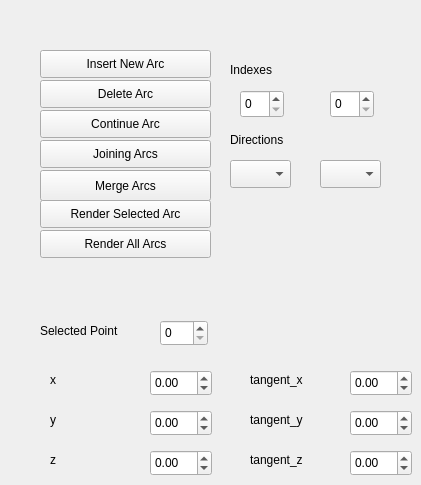
    <widget class="QWidget" name="tab_0">
     <attribute name="title">
      <string>Hermite Arc</string>
     </attribute>
     <widget class="QPushButton" name="insertArc_bt">
      <property name="geometry">
       <rect>
        <x>40</x>
        <y>50</y>
        <width>171</width>
        <height>28</height>
       </rect>
      </property>
      <property name="text">
       <string>Insert New Arc</string>
      </property>
     </widget>
     <widget class="QPushButton" name="deleteArc_bt">
      <property name="geometry">
       <rect>
        <x>40</x>
        <y>80</y>
        <width>171</width>
        <height>28</height>
       </rect>
      </property>
      <property name="text">
       <string>Delete Arc</string>
      </property>
     </widget>
     <widget class="QPushButton" name="continueArc_bt">
      <property name="geometry">
       <rect>
        <x>40</x>
        <y>110</y>
        <width>171</width>
        <height>28</height>
       </rect>
      </property>
      <property name="text">
       <string>Continue Arc</string>
      </property>
     </widget>
     <widget class="QPushButton" name="joinArc_bt">
      <property name="geometry">
       <rect>
        <x>40</x>
        <y>140</y>
        <width>171</width>
        <height>28</height>
       </rect>
      </property>
      <property name="text">
       <string>Joining Arcs</string>
      </property>
     </widget>
     <widget class="QPushButton" name="mergeArcs_bt">
      <property name="geometry">
       <rect>
        <x>40</x>
        <y>170</y>
        <width>171</width>
        <height>31</height>
       </rect>
      </property>
      <property name="text">
       <string>Merge Arcs</string>
      </property>
     </widget>
     <widget class="QSpinBox" name="index1_sb">
      <property name="geometry">
       <rect>
        <x>240</x>
        <y>90</y>
        <width>44</width>
        <height>28</height>
       </rect>
      </property>
     </widget>
     <widget class="QSpinBox" name="index2_sb">
      <property name="geometry">
       <rect>
        <x>330</x>
        <y>90</y>
        <width>44</width>
        <height>28</height>
       </rect>
      </property>
     </widget>
     <widget class="QLabel" name="label_36">
      <property name="geometry">
       <rect>
        <x>230</x>
        <y>60</y>
        <width>59</width>
        <height>20</height>
       </rect>
      </property>
      <property name="text">
       <string>Indexes</string>
      </property>
     </widget>
     <widget class="QLabel" name="label_37">
      <property name="geometry">
       <rect>
        <x>230</x>
        <y>130</y>
        <width>71</width>
        <height>20</height>
       </rect>
      </property>
      <property name="text">
       <string>Directions</string>
      </property>
     </widget>
     <widget class="QComboBox" name="direction1_cb">
      <property name="geometry">
       <rect>
        <x>230</x>
        <y>160</y>
        <width>61</width>
        <height>28</height>
       </rect>
      </property>
     </widget>
     <widget class="QComboBox" name="direction2_cb">
      <property name="geometry">
       <rect>
        <x>320</x>
        <y>160</y>
        <width>61</width>
        <height>28</height>
       </rect>
      </property>
     </widget>
     <widget class="QPushButton" name="render_selected_arc_bt">
      <property name="geometry">
       <rect>
        <x>40</x>
        <y>200</y>
        <width>171</width>
        <height>28</height>
       </rect>
      </property>
      <property name="text">
       <string>Render Selected Arc</string>
      </property>
     </widget>
     <widget class="QPushButton" name="render_all_arc_bt">
      <property name="geometry">
       <rect>
        <x>40</x>
        <y>230</y>
        <width>171</width>
        <height>28</height>
       </rect>
      </property>
      <property name="text">
       <string>Render All Arcs</string>
      </property>
     </widget>
     <widget class="QLabel" name="label_51">
      <property name="geometry">
       <rect>
        <x>50</x>
        <y>450</y>
        <width>63</width>
        <height>20</height>
       </rect>
      </property>
      <property name="text">
       <string>z</string>
      </property>
     </widget>
     <widget class="QLabel" name="label_52">
      <property name="geometry">
       <rect>
        <x>50</x>
        <y>410</y>
        <width>63</width>
        <height>20</height>
       </rect>
      </property>
      <property name="text">
       <string>y</string>
      </property>
     </widget>
     <widget class="QDoubleSpinBox" name="hermite_arc_z">
      <property name="geometry">
       <rect>
        <x>150</x>
        <y>450</y>
        <width>62</width>
        <height>26</height>
       </rect>
      </property>
      <property name="minimum">
       <double>-99.000000000000000</double>
      </property>
      <property name="singleStep">
       <double>0.100000000000000</double>
      </property>
     </widget>
     <widget class="QLabel" name="label_53">
      <property name="geometry">
       <rect>
        <x>50</x>
        <y>370</y>
        <width>63</width>
        <height>20</height>
       </rect>
      </property>
      <property name="text">
       <string>x</string>
      </property>
     </widget>
     <widget class="QDoubleSpinBox" name="hermite_arc_x">
      <property name="geometry">
       <rect>
        <x>150</x>
        <y>370</y>
        <width>62</width>
        <height>26</height>
       </rect>
      </property>
      <property name="minimum">
       <double>-99.000000000000000</double>
      </property>
      <property name="singleStep">
       <double>0.100000000000000</double>
      </property>
     </widget>
     <widget class="QDoubleSpinBox" name="hermite_arc_y">
      <property name="geometry">
       <rect>
        <x>150</x>
        <y>410</y>
        <width>62</width>
        <height>26</height>
       </rect>
      </property>
      <property name="minimum">
       <double>-99.000000000000000</double>
      </property>
      <property name="singleStep">
       <double>0.100000000000000</double>
      </property>
     </widget>
     <widget class="QSpinBox" name="selected_point_arc">
      <property name="geometry">
       <rect>
        <x>160</x>
        <y>320</y>
        <width>48</width>
        <height>26</height>
       </rect>
      </property>
      <property name="maximum">
       <number>1</number>
      </property>
     </widget>
     <widget class="QLabel" name="label_85">
      <property name="geometry">
       <rect>
        <x>40</x>
        <y>320</y>
        <width>101</width>
        <height>21</height>
       </rect>
      </property>
      <property name="text">
       <string>Selected Point</string>
      </property>
     </widget>
     <widget class="QLabel" name="label_54">
      <property name="geometry">
       <rect>
        <x>250</x>
        <y>370</y>
        <width>63</width>
        <height>20</height>
       </rect>
      </property>
      <property name="text">
       <string>tangent_x</string>
      </property>
     </widget>
     <widget class="QDoubleSpinBox" name="hermite_arc_ty">
      <property name="geometry">
       <rect>
        <x>350</x>
        <y>410</y>
        <width>62</width>
        <height>26</height>
       </rect>
      </property>
      <property name="minimum">
       <double>-99.000000000000000</double>
      </property>
      <property name="singleStep">
       <double>0.100000000000000</double>
      </property>
     </widget>
     <widget class="QLabel" name="label_55">
      <property name="geometry">
       <rect>
        <x>250</x>
        <y>450</y>
        <width>63</width>
        <height>20</height>
       </rect>
      </property>
      <property name="text">
       <string>tangent_z</string>
      </property>
     </widget>
     <widget class="QDoubleSpinBox" name="hermite_arc_tx">
      <property name="geometry">
       <rect>
        <x>350</x>
        <y>370</y>
        <width>62</width>
        <height>26</height>
       </rect>
      </property>
      <property name="minimum">
       <double>-99.000000000000000</double>
      </property>
      <property name="singleStep">
       <double>0.100000000000000</double>
      </property>
     </widget>
     <widget class="QLabel" name="label_56">
      <property name="geometry">
       <rect>
        <x>250</x>
        <y>410</y>
        <width>63</width>
        <height>20</height>
       </rect>
      </property>
      <property name="text">
       <string>tangent_y</string>
      </property>
     </widget>
     <widget class="QDoubleSpinBox" name="hermite_arc_tz">
      <property name="geometry">
       <rect>
        <x>350</x>
        <y>450</y>
        <width>62</width>
        <height>26</height>
       </rect>
      </property>
      <property name="minimum">
       <double>-99.000000000000000</double>
      </property>
      <property name="singleStep">
       <double>0.100000000000000</double>
      </property>
     </widget>
    </widget>
